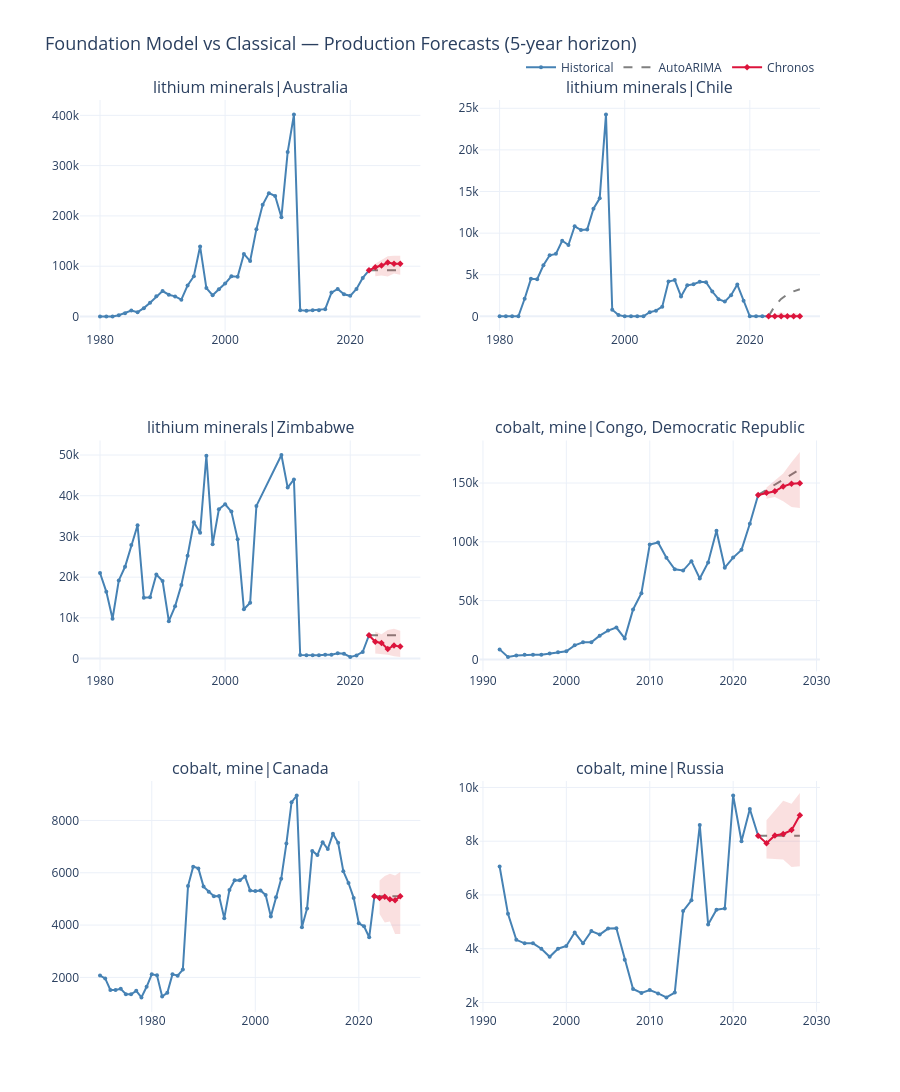

Notebook code for this chart:
### Markdown cell above
## 5. Head-to-Head Comparison

For up to 6 series (2-column grid) we overlay:
- **Historical** — solid blue
- **AutoARIMA baseline** — grey dashed
- **Chronos** — red line with 80 % CI shaded band
- **Lag-Llama** — green line with 80 % CI shaded band
- **TimesFM** — orange dashed (if available)

### Code cell
plot_uids = [f"{s['mineral']}|{s['country']}" for s in forecast_series][:6]
n_plots   = len(plot_uids)
n_cols    = 2
n_rows    = (n_plots + n_cols - 1) // n_cols

fig = make_subplots(
    rows=n_rows,
    cols=n_cols,
    subplot_titles=plot_uids,
    shared_xaxes=False,
    vertical_spacing=0.12,
    horizontal_spacing=0.08,
)

for idx, uid in enumerate(plot_uids):
    row      = idx // n_cols + 1
    col      = idx % n_cols + 1
    show_leg = idx == 0

    # Historical
    hist_rows = sf_df[sf_df["unique_id"] == uid].sort_values("ds")
    fig.add_trace(
        go.Scatter(
            x=hist_rows["ds"], y=hist_rows["y"],
            mode="lines+markers",
            line=dict(color="steelblue", width=2),
            marker=dict(size=4),
            name="Historical",
            legendgroup="Historical",
            showlegend=show_leg,
        ),
        row=row, col=col,
    )

    # AutoARIMA baseline
    arima_years, arima_vals = get_classical_forecast(uid, "AutoARIMA")
    arima_ts = [pd.Timestamp(y, 1, 1) for y in arima_years]
    # connect last historical point
    connect_x = [hist_rows["ds"].iloc[-1]] + arima_ts
    connect_y = [hist_rows["y"].iloc[-1]]  + list(arima_vals)
    fig.add_trace(
        go.Scatter(
            x=connect_x, y=connect_y,
            mode="lines",
            line=dict(color="grey", width=2, dash="dash"),
            name="AutoARIMA",
            legendgroup="AutoARIMA",
            showlegend=show_leg,
        ),
        row=row, col=col,
    )

    # Chronos — 80 % CI band + median
    if uid in chronos_results:
        cr    = chronos_results[uid]
        c_ts  = [pd.Timestamp(y, 1, 1) for y in cr["years"]]
        c_con_x = [hist_rows["ds"].iloc[-1]] + c_ts
        c_con_y = [hist_rows["y"].iloc[-1]]  + list(cr["median"])
        # Lower bound (invisible, anchor for fill)
        fig.add_trace(
            go.Scatter(
                x=c_ts, y=cr["low"],
                mode="lines",
                line=dict(width=0),
                showlegend=False,
                legendgroup="Chronos",
                hoverinfo="skip",
            ),
            row=row, col=col,
        )
        # Upper bound with fill
        fig.add_trace(
            go.Scatter(
                x=c_ts, y=cr["high"],
                mode="lines",
                fill="tonexty",
                fillcolor="rgba(220,50,50,0.15)",
                line=dict(width=0),
                showlegend=False,
                legendgroup="Chronos",
                hoverinfo="skip",
            ),
            row=row, col=col,
        )
        # Median line
        fig.add_trace(
            go.Scatter(
                x=c_con_x, y=c_con_y,
                mode="lines+markers",
                line=dict(color="crimson", width=2),
                marker=dict(size=5, symbol="diamond"),
                name="Chronos",
                legendgroup="Chronos",
                showlegend=show_leg,
            ),
            row=row, col=col,
        )

    # Lag-Llama — 80 % CI band + median
    if uid in lag_results:
        lr    = lag_results[uid]
        l_ts  = [pd.Timestamp(y, 1, 1) for y in lr["years"]]
        l_con_x = [hist_rows["ds"].iloc[-1]] + l_ts
        l_con_y = [hist_rows["y"].iloc[-1]]  + list(lr["median"])
        fig.add_trace(
            go.Scatter(
                x=l_ts, y=lr["low"],
                mode="lines",
                line=dict(width=0),
                showlegend=False,
                legendgroup="Lag-Llama",
                hoverinfo="skip",
            ),
            row=row, col=col,
        )
        fig.add_trace(
            go.Scatter(
                x=l_ts, y=lr["high"],
                mode="lines",
                fill="tonexty",
                fillcolor="rgba(40,160,80,0.15)",
                line=dict(width=0),
                showlegend=False,
                legendgroup="Lag-Llama",
                hoverinfo="skip",
            ),
            row=row, col=col,
        )
        fig.add_trace(
            go.Scatter(
                x=l_con_x, y=l_con_y,
                mode="lines+markers",
                line=dict(color="seagreen", width=2),
                marker=dict(size=5, symbol="circle"),
                name="Lag-Llama",
                legendgroup="Lag-Llama",
                showlegend=show_leg,
            ),
            row=row, col=col,
        )

    # TimesFM (point forecast only)
    if uid in timesfm_results:
        tr   = timesfm_results[uid]
        t_ts = [pd.Timestamp(y, 1, 1) for y in tr["years"]]
        t_con_x = [hist_rows["ds"].iloc[-1]] + t_ts
        t_con_y = [hist_rows["y"].iloc[-1]]  + list(tr["median"])
        fig.add_trace(
            go.Scatter(
                x=t_con_x, y=t_con_y,
                mode="lines+markers",
                line=dict(color="darkorange", width=2, dash="dot"),
                marker=dict(size=5, symbol="square"),
                name="TimesFM",
                legendgroup="TimesFM",
                showlegend=show_leg,
            ),
            row=row, col=col,
        )

fig.update_layout(
    title_text="Foundation Model vs Classical — Production Forecasts (5-year horizon)",
    title_font_size=18,
    height=380 * n_rows,
    legend=dict(orientation="h", yanchor="bottom", y=1.02, xanchor="right", x=1),
    template="plotly_white",
)
fig.show()

### Figure 1 — Plotly figure (JSON) as saved in the notebook; plotly's stock layout.template omitted (floating-point values rounded to 4 significant figures)
{"data": [{"legendgroup": "Historical", "line": {"color": "steelblue", "width": 2}, "marker": {"size": 4}, "mode": "lines+markers", "name": "Historical", "showlegend": true, "type": "scatter", "x": ["1980-01-01T00:00:00.000000000", "1981-01-01T00:00:00.000000000", "1982-01-01T00:00:00.000000000", "1983-01-01T00:00:00.000000000", "1984-01-01T00:00:00.000000000", "1985-01-01T00:00:00.000000000", "1986-01-01T00:00:00.000000000", "1987-01-01T00:00:00.000000000", "1988-01-01T00:00:00.000000000", "1989-01-01T00:00:00.000000000", "1990-01-01T00:00:00.000000000", "1991-01-01T00:00:00.000000000", "1992-01-01T00:00:00.000000000", "1993-01-01T00:00:00.000000000", "1994-01-01T00:00:00.000000000", "1995-01-01T00:00:00.000000000", "1996-01-01T00:00:00.000000000", "1997-01-01T00:00:00.000000000", "1998-01-01T00:00:00.000000000", "1999-01-01T00:00:00.000000000", "2000-01-01T00:00:00.000000000", "2001-01-01T00:00:00.000000000", "2002-01-01T00:00:00.000000000", "2003-01-01T00:00:00.000000000", "2004-01-01T00:00:00.000000000", "2005-01-01T00:00:00.000000000", "2006-01-01T00:00:00.000000000", "2007-01-01T00:00:00.000000000", "2008-01-01T00:00:00.000000000", "2009-01-01T00:00:00.000000000", "2010-01-01T00:00:00.000000000", "2011-01-01T00:00:00.000000000", "2012-01-01T00:00:00.000000000", "2013-01-01T00:00:00.000000000", "2014-01-01T00:00:00.000000000", "2015-01-01T00:00:00.000000000", "2016-01-01T00:00:00.000000000", "2017-01-01T00:00:00.000000000", "2018-01-01T00:00:00.000000000", "2019-01-01T00:00:00.000000000", "2020-01-01T00:00:00.000000000", "2021-01-01T00:00:00.000000000", "2022-01-01T00:00:00.000000000", "2023-01-01T00:00:00.000000000"], "xaxis": "x", "y": [0.0, 0.0, 80.0, 2492.0, 6668.0, 12010.0, 8530.0, 16620.0, 27400.0, 40000.0, 50580.0, 43280.0, 39980.0, 33350.0, 61710.0, 80140.0, 139300.0, 56570.0, 42340.0, 54020.0, 65500.0, 79860.0, 79080.0, 124400.0, 110300.0, 173600.0, 222100.0, 245300.0, 239500.0, 197500.0, 326900.0, 401500.0, 12610.0, 11280.0, 12380.0, 12240.0, 14540.0, 47510.0, 54730.0, 44220.0, 41130.0, 54750.0, 76690.0, 91730.0], "yaxis": "y"}, {"legendgroup": "AutoARIMA", "line": {"color": "grey", "dash": "dash", "width": 2}, "mode": "lines", "name": "AutoARIMA", "showlegend": true, "type": "scatter", "x": ["2023-01-01T00:00:00", "2024-01-01T00:00:00", "2025-01-01T00:00:00", "2026-01-01T00:00:00", "2027-01-01T00:00:00", "2028-01-01T00:00:00"], "xaxis": "x", "y": [91734, 91734, 91734, 91734, 91734, 91734], "yaxis": "y"}, {"hoverinfo": "skip", "legendgroup": "Chronos", "line": {"width": 0}, "mode": "lines", "showlegend": false, "type": "scatter", "x": ["2024-01-01T00:00:00", "2025-01-01T00:00:00", "2026-01-01T00:00:00", "2027-01-01T00:00:00", "2028-01-01T00:00:00"], "xaxis": "x", "y": [80010.0, 81330.0, 79430.0, 85700.0, 83230.0], "yaxis": "y"}, {"fill": "tonexty", "fillcolor": "rgba(220,50,50,0.15)", "hoverinfo": "skip", "legendgroup": "Chronos", "line": {"width": 0}, "mode": "lines", "showlegend": false, "type": "scatter", "x": ["2024-01-01T00:00:00", "2025-01-01T00:00:00", "2026-01-01T00:00:00", "2027-01-01T00:00:00", "2028-01-01T00:00:00"], "xaxis": "x", "y": [104900.0, 113000.0, 119800.0, 120900.0, 120600.0], "yaxis": "y"}, {"legendgroup": "Chronos", "line": {"color": "crimson", "width": 2}, "marker": {"size": 5, "symbol": "diamond"}, "mode": "lines+markers", "name": "Chronos", "showlegend": true, "type": "scatter", "x": ["2023-01-01T00:00:00", "2024-01-01T00:00:00", "2025-01-01T00:00:00", "2026-01-01T00:00:00", "2027-01-01T00:00:00", "2028-01-01T00:00:00"], "xaxis": "x", "y": [91734, 97850.0, 101300.0, 107300.0, 105000.0, 105000.0], "yaxis": "y"}, {"legendgroup": "Historical", "line": {"color": "steelblue", "width": 2}, "marker": {"size": 4}, "mode": "lines+markers", "name": "Historical", "showlegend": false, "type": "scatter", "x": ["1980-01-01T00:00:00.000000000", "1981-01-01T00:00:00.000000000", "1982-01-01T00:00:00.000000000", "1983-01-01T00:00:00.000000000", "1984-01-01T00:00:00.000000000", "1985-01-01T00:00:00.000000000", "1986-01-01T00:00:00.000000000", "1987-01-01T00:00:00.000000000", "1988-01-01T00:00:00.000000000", "1989-01-01T00:00:00.000000000", "1990-01-01T00:00:00.000000000", "1991-01-01T00:00:00.000000000", "1992-01-01T00:00:00.000000000", "1993-01-01T00:00:00.000000000", "1994-01-01T00:00:00.000000000", "1995-01-01T00:00:00.000000000", "1996-01-01T00:00:00.000000000", "1997-01-01T00:00:00.000000000", "1998-01-01T00:00:00.000000000", "1999-01-01T00:00:00.000000000", "2000-01-01T00:00:00.000000000", "2001-01-01T00:00:00.000000000", "2002-01-01T00:00:00.000000000", "2003-01-01T00:00:00.000000000", "2004-01-01T00:00:00.000000000", "2005-01-01T00:00:00.000000000", "2006-01-01T00:00:00.000000000", "2007-01-01T00:00:00.000000000", "2008-01-01T00:00:00.000000000", "2009-01-01T00:00:00.000000000", "2010-01-01T00:00:00.000000000", "2011-01-01T00:00:00.000000000", "2012-01-01T00:00:00.000000000", "2013-01-01T00:00:00.000000000", "2014-01-01T00:00:00.000000000", "2015-01-01T00:00:00.000000000", "2016-01-01T00:00:00.000000000", "2017-01-01T00:00:00.000000000", "2018-01-01T00:00:00.000000000", "2019-01-01T00:00:00.000000000", "2020-01-01T00:00:00.000000000", "2021-01-01T00:00:00.000000000", "2022-01-01T00:00:00.000000000", "2023-01-01T00:00:00.000000000"], "xaxis": "x2", "y": [0.0, 0.0, 0.0, 0.0, 2110.0, 4508.0, 4458.0, 6139.0, 7332.0, 7508.0, 9082.0, 8575.0, 10820.0, 10370.0, 10440.0, 12940.0, 14180.0, 24250.0, 807.0, 161.0, 0.0, 0.0, 0.0, 0.0, 494.0, 681.0, 1166.0, 4185.0, 4362.0, 2397.0, 3725.0, 3864.0, 4145.0, 4091.0, 2985.0, 2069.0, 1775.0, 2535.0, 3826.0, 1886.0, 0.0, 0.0, 0.0, 0.0], "yaxis": "y2"}, {"legendgroup": "AutoARIMA", "line": {"color": "grey", "dash": "dash", "width": 2}, "mode": "lines", "name": "AutoARIMA", "showlegend": false, "type": "scatter", "x": ["2023-01-01T00:00:00", "2024-01-01T00:00:00", "2025-01-01T00:00:00", "2026-01-01T00:00:00", "2027-01-01T00:00:00", "2028-01-01T00:00:00"], "xaxis": "x2", "y": [0, 1265.0, 2098.0, 2648.0, 3010.0, 3249.0], "yaxis": "y2"}, {"hoverinfo": "skip", "legendgroup": "Chronos", "line": {"width": 0}, "mode": "lines", "showlegend": false, "type": "scatter", "x": ["2024-01-01T00:00:00", "2025-01-01T00:00:00", "2026-01-01T00:00:00", "2027-01-01T00:00:00", "2028-01-01T00:00:00"], "xaxis": "x2", "y": [5.647e-05, 5.647e-05, 5.647e-05, 5.647e-05, 5.647e-05], "yaxis": "y2"}, {"fill": "tonexty", "fillcolor": "rgba(220,50,50,0.15)", "hoverinfo": "skip", "legendgroup": "Chronos", "line": {"width": 0}, "mode": "lines", "showlegend": false, "type": "scatter", "x": ["2024-01-01T00:00:00", "2025-01-01T00:00:00", "2026-01-01T00:00:00", "2027-01-01T00:00:00", "2028-01-01T00:00:00"], "xaxis": "x2", "y": [168.9, 509.7, 168.9, 391.2, 272.7], "yaxis": "y2"}, {"legendgroup": "Chronos", "line": {"color": "crimson", "width": 2}, "marker": {"size": 5, "symbol": "diamond"}, "mode": "lines+markers", "name": "Chronos", "showlegend": false, "type": "scatter", "x": ["2023-01-01T00:00:00", "2024-01-01T00:00:00", "2025-01-01T00:00:00", "2026-01-01T00:00:00", "2027-01-01T00:00:00", "2028-01-01T00:00:00"], "xaxis": "x2", "y": [0, 5.647e-05, 5.647e-05, 5.647e-05, 5.647e-05, 5.647e-05], "yaxis": "y2"}, {"legendgroup": "Historical", "line": {"color": "steelblue", "width": 2}, "marker": {"size": 4}, "mode": "lines+markers", "name": "Historical", "showlegend": false, "type": "scatter", "x": ["1980-01-01T00:00:00.000000000", "1981-01-01T00:00:00.000000000", "1982-01-01T00:00:00.000000000", "1983-01-01T00:00:00.000000000", "1984-01-01T00:00:00.000000000", "1985-01-01T00:00:00.000000000", "1986-01-01T00:00:00.000000000", "1987-01-01T00:00:00.000000000", "1988-01-01T00:00:00.000000000", "1989-01-01T00:00:00.000000000", "1990-01-01T00:00:00.000000000", "1991-01-01T00:00:00.000000000", "1992-01-01T00:00:00.000000000", "1993-01-01T00:00:00.000000000", "1994-01-01T00:00:00.000000000", "1995-01-01T00:00:00.000000000", "1996-01-01T00:00:00.000000000", "1997-01-01T00:00:00.000000000", "1998-01-01T00:00:00.000000000", "1999-01-01T00:00:00.000000000", "2000-01-01T00:00:00.000000000", "2001-01-01T00:00:00.000000000", "2002-01-01T00:00:00.000000000", "2003-01-01T00:00:00.000000000", "2004-01-01T00:00:00.000000000", "2005-01-01T00:00:00.000000000", "2009-01-01T00:00:00.000000000", "2010-01-01T00:00:00.000000000", "2011-01-01T00:00:00.000000000", "2012-01-01T00:00:00.000000000", "2013-01-01T00:00:00.000000000", "2014-01-01T00:00:00.000000000", "2015-01-01T00:00:00.000000000", "2016-01-01T00:00:00.000000000", "2017-01-01T00:00:00.000000000", "2018-01-01T00:00:00.000000000", "2019-01-01T00:00:00.000000000", "2020-01-01T00:00:00.000000000", "2021-01-01T00:00:00.000000000", "2022-01-01T00:00:00.000000000", "2023-01-01T00:00:00.000000000"], "xaxis": "x3", "y": [21030.0, 16440.0, 9786.0, 19190.0, 22550.0, 27910.0, 32760.0, 14960.0, 15070.0, 20650.0, 19050.0, 9186.0, 12840.0, 18060.0, 25280.0, 33500.0, 30930.0, 49830.0, 28060.0, 36670.0, 37910.0, 36100.0, 29320.0, 12130.0, 13710.0, 37500.0, 50000.0, 42000.0, 44000.0, 894.0, 837.0, 837.0, 837.0, 913.0, 970.0, 1332.0, 1191.0, 397.0, 775.0, 1642.0, 5726.0], "yaxis": "y3"}, {"legendgroup": "AutoARIMA", "line": {"color": "grey", "dash": "dash", "width": 2}, "mode": "lines", "name": "AutoARIMA", "showlegend": false, "type": "scatter", "x": ["2023-01-01T00:00:00", "2024-01-01T00:00:00", "2025-01-01T00:00:00", "2026-01-01T00:00:00", "2027-01-01T00:00:00", "2028-01-01T00:00:00"], "xaxis": "x3", "y": [5726, 5726, 5726, 5726, 5726, 5726], "yaxis": "y3"}, {"hoverinfo": "skip", "legendgroup": "Chronos", "line": {"width": 0}, "mode": "lines", "showlegend": false, "type": "scatter", "x": ["2024-01-01T00:00:00", "2025-01-01T00:00:00", "2026-01-01T00:00:00", "2027-01-01T00:00:00", "2028-01-01T00:00:00"], "xaxis": "x3", "y": [1246.0, 1106.0, 965.8, 545.9, 405.9], "yaxis": "y3"}, {"fill": "tonexty", "fillcolor": "rgba(220,50,50,0.15)", "hoverinfo": "skip", "legendgroup": "Chronos", "line": {"width": 0}, "mode": "lines", "showlegend": false, "type": "scatter", "x": ["2024-01-01T00:00:00", "2025-01-01T00:00:00", "2026-01-01T00:00:00", "2027-01-01T00:00:00", "2028-01-01T00:00:00"], "xaxis": "x3", "y": [6649.0, 6005.0, 6999.0, 7321.0, 6817.0], "yaxis": "y3"}, {"legendgroup": "Chronos", "line": {"color": "crimson", "width": 2}, "marker": {"size": 5, "symbol": "diamond"}, "mode": "lines+markers", "name": "Chronos", "showlegend": false, "type": "scatter", "x": ["2023-01-01T00:00:00", "2024-01-01T00:00:00", "2025-01-01T00:00:00", "2026-01-01T00:00:00", "2027-01-01T00:00:00", "2028-01-01T00:00:00"], "xaxis": "x3", "y": [5726, 4129.0, 3849.0, 2380.0, 3219.0, 2939.0], "yaxis": "y3"}, {"legendgroup": "Historical", "line": {"color": "steelblue", "width": 2}, "marker": {"size": 4}, "mode": "lines+markers", "name": "Historical", "showlegend": false, "type": "scatter", "x": ["1992-01-01T00:00:00.000000000", "1993-01-01T00:00:00.000000000", "1994-01-01T00:00:00.000000000", "1995-01-01T00:00:00.000000000", "1996-01-01T00:00:00.000000000", "1997-01-01T00:00:00.000000000", "1998-01-01T00:00:00.000000000", "1999-01-01T00:00:00.000000000", "2000-01-01T00:00:00.000000000", "2001-01-01T00:00:00.000000000", "2002-01-01T00:00:00.000000000", "2003-01-01T00:00:00.000000000", "2004-01-01T00:00:00.000000000", "2005-01-01T00:00:00.000000000", "2006-01-01T00:00:00.000000000", "2007-01-01T00:00:00.000000000", "2008-01-01T00:00:00.000000000", "2009-01-01T00:00:00.000000000", "2010-01-01T00:00:00.000000000", "2011-01-01T00:00:00.000000000", "2012-01-01T00:00:00.000000000", "2013-01-01T00:00:00.000000000", "2014-01-01T00:00:00.000000000", "2015-01-01T00:00:00.000000000", "2016-01-01T00:00:00.000000000", "2017-01-01T00:00:00.000000000", "2018-01-01T00:00:00.000000000", "2019-01-01T00:00:00.000000000", "2020-01-01T00:00:00.000000000", "2021-01-01T00:00:00.000000000", "2022-01-01T00:00:00.000000000", "2023-01-01T00:00:00.000000000"], "xaxis": "x4", "y": [8547.0, 2092.0, 3274.0, 3967.0, 4041.0, 4000.0, 5000.0, 6000.0, 7000.0, 12000.0, 14500.0, 14500.0, 20200.0, 24500.0, 27100.0, 17890.0, 42460.0, 56260.0, 97690.0, 99480.0, 86430.0, 76590.0, 75560.0, 83530.0, 68820.0, 82460.0, 109400.0, 77960.0, 86590.0, 93140.0, 115400.0, 139800.0], "yaxis": "y4"}, {"legendgroup": "AutoARIMA", "line": {"color": "grey", "dash": "dash", "width": 2}, "mode": "lines", "name": "AutoARIMA", "showlegend": false, "type": "scatter", "x": ["2023-01-01T00:00:00", "2024-01-01T00:00:00", "2025-01-01T00:00:00", "2026-01-01T00:00:00", "2027-01-01T00:00:00", "2028-01-01T00:00:00"], "xaxis": "x4", "y": [139838, 144200.0, 148600.0, 153000.0, 157300.0, 161700.0], "yaxis": "y4"}, {"hoverinfo": "skip", "legendgroup": "Chronos", "line": {"width": 0}, "mode": "lines", "showlegend": false, "type": "scatter", "x": ["2024-01-01T00:00:00", "2025-01-01T00:00:00", "2026-01-01T00:00:00", "2027-01-01T00:00:00", "2028-01-01T00:00:00"], "xaxis": "x4", "y": [136600.0, 138100.0, 134400.0, 129500.0, 128700.0], "yaxis": "y4"}, {"fill": "tonexty", "fillcolor": "rgba(220,50,50,0.15)", "hoverinfo": "skip", "legendgroup": "Chronos", "line": {"width": 0}, "mode": "lines", "showlegend": false, "type": "scatter", "x": ["2024-01-01T00:00:00", "2025-01-01T00:00:00", "2026-01-01T00:00:00", "2027-01-01T00:00:00", "2028-01-01T00:00:00"], "xaxis": "x4", "y": [146100.0, 151900.0, 158000.0, 167700.0, 176300.0], "yaxis": "y4"}, {"legendgroup": "Chronos", "line": {"color": "crimson", "width": 2}, "marker": {"size": 5, "symbol": "diamond"}, "mode": "lines+markers", "name": "Chronos", "showlegend": false, "type": "scatter", "x": ["2023-01-01T00:00:00", "2024-01-01T00:00:00", "2025-01-01T00:00:00", "2026-01-01T00:00:00", "2027-01-01T00:00:00", "2028-01-01T00:00:00"], "xaxis": "x4", "y": [139838, 141700.0, 142992, 147100.0, 149300.0, 149800.0], "yaxis": "y4"}, {"legendgroup": "Historical", "line": {"color": "steelblue", "width": 2}, "marker": {"size": 4}, "mode": "lines+markers", "name": "Historical", "showlegend": false, "type": "scatter", "x": ["1970-01-01T00:00:00.000000000", "1971-01-01T00:00:00.000000000", "1972-01-01T00:00:00.000000000", "1973-01-01T00:00:00.000000000", "1974-01-01T00:00:00.000000000", "1975-01-01T00:00:00.000000000", "1976-01-01T00:00:00.000000000", "1977-01-01T00:00:00.000000000", "1978-01-01T00:00:00.000000000", "1979-01-01T00:00:00.000000000", "1980-01-01T00:00:00.000000000", "1981-01-01T00:00:00.000000000", "1982-01-01T00:00:00.000000000", "1983-01-01T00:00:00.000000000", "1984-01-01T00:00:00.000000000", "1985-01-01T00:00:00.000000000", "1986-01-01T00:00:00.000000000", "1987-01-01T00:00:00.000000000", "1988-01-01T00:00:00.000000000", "1989-01-01T00:00:00.000000000", "1990-01-01T00:00:00.000000000", "1991-01-01T00:00:00.000000000", "1992-01-01T00:00:00.000000000", "1993-01-01T00:00:00.000000000", "1994-01-01T00:00:00.000000000", "1995-01-01T00:00:00.000000000", "1996-01-01T00:00:00.000000000", "1997-01-01T00:00:00.000000000", "1998-01-01T00:00:00.000000000", "1999-01-01T00:00:00.000000000", "2000-01-01T00:00:00.000000000", "2001-01-01T00:00:00.000000000", "2002-01-01T00:00:00.000000000", "2003-01-01T00:00:00.000000000", "2004-01-01T00:00:00.000000000", "2005-01-01T00:00:00.000000000", "2006-01-01T00:00:00.000000000", "2007-01-01T00:00:00.000000000", "2008-01-01T00:00:00.000000000", "2009-01-01T00:00:00.000000000", "2010-01-01T00:00:00.000000000", "2011-01-01T00:00:00.000000000", "2012-01-01T00:00:00.000000000", "2013-01-01T00:00:00.000000000", "2014-01-01T00:00:00.000000000", "2015-01-01T00:00:00.000000000", "2016-01-01T00:00:00.000000000", "2017-01-01T00:00:00.000000000", "2018-01-01T00:00:00.000000000", "2019-01-01T00:00:00.000000000", "2020-01-01T00:00:00.000000000", "2021-01-01T00:00:00.000000000", "2022-01-01T00:00:00.000000000", "2023-01-01T00:00:00.000000000"], "xaxis": "x5", "y": [2069.0, 1961.0, 1520.0, 1517.0, 1564.0, 1354.0, 1356.0, 1485.0, 1233.0, 1640.0, 2118.0, 2080.0, 1274.0, 1410.0, 2123.0, 2067.0, 2297.0, 5490.0, 6234.0, 6167.0, 5470.0, 5274.0, 5102.0, 5108.0, 4265.0, 5339.0, 5714.0, 5709.0, 5861.0, 5323.0, 5298.0, 5326.0, 5148.0, 4327.0, 5060.0, 5767.0, 7115.0, 8692.0, 8953.0, 3919.0, 4636.0, 6836.0, 6676.0, 7168.0, 6907.0, 7489.0, 7148.0, 6058.0, 5608.0, 5039.0, 4069.0, 3953.0, 3534.0, 5099.0], "yaxis": "y5"}, {"legendgroup": "AutoARIMA", "line": {"color": "grey", "dash": "dash", "width": 2}, "mode": "lines", "name": "AutoARIMA", "showlegend": false, "type": "scatter", "x": ["2023-01-01T00:00:00", "2024-01-01T00:00:00", "2025-01-01T00:00:00", "2026-01-01T00:00:00", "2027-01-01T00:00:00", "2028-01-01T00:00:00"], "xaxis": "x5", "y": [5099, 5099, 5099, 5099, 5099, 5099], "yaxis": "y5"}, {"hoverinfo": "skip", "legendgroup": "Chronos", "line": {"width": 0}, "mode": "lines", "showlegend": false, "type": "scatter", "x": ["2024-01-01T00:00:00", "2025-01-01T00:00:00", "2026-01-01T00:00:00", "2027-01-01T00:00:00", "2028-01-01T00:00:00"], "xaxis": "x5", "y": [4424.0, 4101.0, 4137.0, 3662.0, 3662.0], "yaxis": "y5"}, {"fill": "tonexty", "fillcolor": "rgba(220,50,50,0.15)", "hoverinfo": "skip", "legendgroup": "Chronos", "line": {"width": 0}, "mode": "lines", "showlegend": false, "type": "scatter", "x": ["2024-01-01T00:00:00", "2025-01-01T00:00:00", "2026-01-01T00:00:00", "2027-01-01T00:00:00", "2028-01-01T00:00:00"], "xaxis": "x5", "y": [5704.0, 5874.0, 5962.0, 5900.0, 6027.0], "yaxis": "y5"}, {"legendgroup": "Chronos", "line": {"color": "crimson", "width": 2}, "marker": {"size": 5, "symbol": "diamond"}, "mode": "lines+markers", "name": "Chronos", "showlegend": false, "type": "scatter", "x": ["2023-01-01T00:00:00", "2024-01-01T00:00:00", "2025-01-01T00:00:00", "2026-01-01T00:00:00", "2027-01-01T00:00:00", "2028-01-01T00:00:00"], "xaxis": "x5", "y": [5099, 5033.0, 5082.0, 4984.0, 4952.0, 5098.0], "yaxis": "y5"}, {"legendgroup": "Historical", "line": {"color": "steelblue", "width": 2}, "marker": {"size": 4}, "mode": "lines+markers", "name": "Historical", "showlegend": false, "type": "scatter", "x": ["1992-01-01T00:00:00.000000000", "1993-01-01T00:00:00.000000000", "1994-01-01T00:00:00.000000000", "1995-01-01T00:00:00.000000000", "1996-01-01T00:00:00.000000000", "1997-01-01T00:00:00.000000000", "1998-01-01T00:00:00.000000000", "1999-01-01T00:00:00.000000000", "2000-01-01T00:00:00.000000000", "2001-01-01T00:00:00.000000000", "2002-01-01T00:00:00.000000000", "2003-01-01T00:00:00.000000000", "2004-01-01T00:00:00.000000000", "2005-01-01T00:00:00.000000000", "2006-01-01T00:00:00.000000000", "2007-01-01T00:00:00.000000000", "2008-01-01T00:00:00.000000000", "2009-01-01T00:00:00.000000000", "2010-01-01T00:00:00.000000000", "2011-01-01T00:00:00.000000000", "2012-01-01T00:00:00.000000000", "2013-01-01T00:00:00.000000000", "2014-01-01T00:00:00.000000000", "2015-01-01T00:00:00.000000000", "2016-01-01T00:00:00.000000000", "2017-01-01T00:00:00.000000000", "2018-01-01T00:00:00.000000000", "2019-01-01T00:00:00.000000000", "2020-01-01T00:00:00.000000000", "2021-01-01T00:00:00.000000000", "2022-01-01T00:00:00.000000000", "2023-01-01T00:00:00.000000000"], "xaxis": "x6", "y": [7057.0, 5298.0, 4330.0, 4200.0, 4200.0, 4000.0, 3700.0, 4000.0, 4100.0, 4600.0, 4200.0, 4654.0, 4527.0, 4748.0, 4759.0, 3587.0, 2502.0, 2352.0, 2460.0, 2337.0, 2186.0, 2368.0, 5400.0, 5800.0, 8600.0, 4900.0, 5450.0, 5500.0, 9700.0, 8000.0, 9200.0, 8200.0], "yaxis": "y6"}, {"legendgroup": "AutoARIMA", "line": {"color": "grey", "dash": "dash", "width": 2}, "mode": "lines", "name": "AutoARIMA", "showlegend": false, "type": "scatter", "x": ["2023-01-01T00:00:00", "2024-01-01T00:00:00", "2025-01-01T00:00:00", "2026-01-01T00:00:00", "2027-01-01T00:00:00", "2028-01-01T00:00:00"], "xaxis": "x6", "y": [8200, 8200, 8200, 8200, 8200, 8200], "yaxis": "y6"}, {"hoverinfo": "skip", "legendgroup": "Chronos", "line": {"width": 0}, "mode": "lines", "showlegend": false, "type": "scatter", "x": ["2024-01-01T00:00:00", "2025-01-01T00:00:00", "2026-01-01T00:00:00", "2027-01-01T00:00:00", "2028-01-01T00:00:00"], "xaxis": "x6", "y": [7355.0, 7330.0, 7316.0, 7039.0, 7071.0], "yaxis": "y6"}, {"fill": "tonexty", "fillcolor": "rgba(220,50,50,0.15)", "hoverinfo": "skip", "legendgroup": "Chronos", "line": {"width": 0}, "mode": "lines", "showlegend": false, "type": "scatter", "x": ["2024-01-01T00:00:00", "2025-01-01T00:00:00", "2026-01-01T00:00:00", "2027-01-01T00:00:00", "2028-01-01T00:00:00"], "xaxis": "x6", "y": [8775.0, 9142.0, 9509.0, 9390.0, 9796.0], "yaxis": "y6"}, {"legendgroup": "Chronos", "line": {"color": "crimson", "width": 2}, "marker": {"size": 5, "symbol": "diamond"}, "mode": "lines+markers", "name": "Chronos", "showlegend": false, "type": "scatter", "x": ["2023-01-01T00:00:00", "2024-01-01T00:00:00", "2025-01-01T00:00:00", "2026-01-01T00:00:00", "2027-01-01T00:00:00", "2028-01-01T00:00:00"], "xaxis": "x6", "y": [8200, 7927.0, 8215.0, 8269.0, 8412.0, 8970.0], "yaxis": "y6"}], "layout": {"annotations": [{"font": {"size": 16}, "showarrow": false, "text": "lithium minerals|Australia", "x": 0.23, "xanchor": "center", "xref": "paper", "y": 1, "yanchor": "bottom", "yref": "paper"}, {"font": {"size": 16}, "showarrow": false, "text": "lithium minerals|Chile", "x": 0.77, "xanchor": "center", "xref": "paper", "y": 1, "yanchor": "bottom", "yref": "paper"}, {"font": {"size": 16}, "showarrow": false, "text": "lithium minerals|Zimbabwe", "x": 0.23, "xanchor": "center", "xref": "paper", "y": 0.6267, "yanchor": "bottom", "yref": "paper"}, {"font": {"size": 16}, "showarrow": false, "text": "cobalt, mine|Congo, Democratic Republic", "x": 0.77, "xanchor": "center", "xref": "paper", "y": 0.6267, "yanchor": "bottom", "yref": "paper"}, {"font": {"size": 16}, "showarrow": false, "text": "cobalt, mine|Canada", "x": 0.23, "xanchor": "center", "xref": "paper", "y": 0.2533, "yanchor": "bottom", "yref": "paper"}, {"font": {"size": 16}, "showarrow": false, "text": "cobalt, mine|Russia", "x": 0.77, "xanchor": "center", "xref": "paper", "y": 0.2533, "yanchor": "bottom", "yref": "paper"}], "height": 1140, "legend": {"orientation": "h", "x": 1, "xanchor": "right", "y": 1.02, "yanchor": "bottom"}, "title": {"font": {"size": 18}, "text": "Foundation Model vs Classical — Production Forecasts (5-year horizon)"}, "xaxis": {"anchor": "y", "domain": [0, 0.46]}, "xaxis2": {"anchor": "y2", "domain": [0.54, 1]}, "xaxis3": {"anchor": "y3", "domain": [0, 0.46]}, "xaxis4": {"anchor": "y4", "domain": [0.54, 1]}, "xaxis5": {"anchor": "y5", "domain": [0, 0.46]}, "xaxis6": {"anchor": "y6", "domain": [0.54, 1]}, "yaxis": {"anchor": "x", "domain": [0.7467, 1]}, "yaxis2": {"anchor": "x2", "domain": [0.7467, 1]}, "yaxis3": {"anchor": "x3", "domain": [0.3733, 0.6267]}, "yaxis4": {"anchor": "x4", "domain": [0.3733, 0.6267]}, "yaxis5": {"anchor": "x5", "domain": [0, 0.2533]}, "yaxis6": {"anchor": "x6", "domain": [0, 0.2533]}}}
